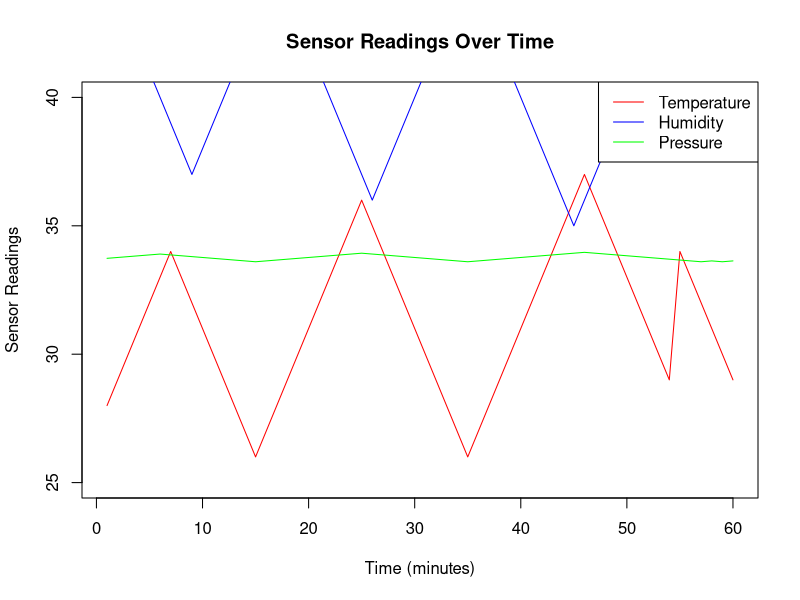

Source code (R):
time <- 1:60 
 
temperature <- 
c(28,29,30,31,32,33,34,33,32,31,30,29,28,27,26,27,28,29,30,31, 
                 32,33,34,35,36,35,34,33,32,31,30,29,28,27,26,27,28,29,30,31, 
                 32,33,34,35,36,37,36,35,34,33,32,31,30,29,34,33,32,31,30,29) 
 
humidity <- 
c(45,44,43,42,41,40,39,38,37,38,39,40,41,42,43,44,45,44,43,42, 
              41,40,39,38,37,36,37,38,39,40,41,42,43,44,45,44,43,42,41,40, 
              39,38,37,36,35,36,37,38,39,40,41,42,43,44,39,40,41,42,43,44) 
 
pressure <- c(1012,1013,1014,1015,1016,1017,1016,1015,1014,1013, 
              1012,1011,1010,1009,1008,1009,1010,1011,1012,1013, 
              1014,1015,1016,1017,1018,1017,1016,1015,1014,1013, 
              1012,1011,1010,1009,1008,1009,1010,1011,1012,1013, 
              1014,1015,1016,1017,1018,1019,1018,1017,1016,1015, 
              1014,1013,1012,1011,1010,1009,1008,1009,1008,1009) 
 
avg_temp <- mean(temperature) 
avg_humidity <- mean(humidity) 
avg_pressure <- mean(pressure) 
 
cat("Average Temperature:", avg_temp, "\n") 
cat("Average Humidity:", avg_humidity, "\n") 
cat("Average Pressure:", avg_pressure, "\n\n") 
 
critical_intervals <- which(temperature > 30 & humidity < 40) 
cat("Time intervals where Temperature > 30°C and Humidity < 40%:\n") 
cat(critical_intervals, "\n") 
 
plot(time, temperature, type="l", col="red", ylim=c(25,40), 
     xlab="Time (minutes)", ylab="Sensor Readings", 
     main="Sensor Readings Over Time") 
lines(time, humidity, col="blue") 
lines(time, pressure/30, col="green") 
 
legend("topright", 
       legend=c("Temperature","Humidity","Pressure"),
       col=c("red","blue","green"), 
       lty=1)
